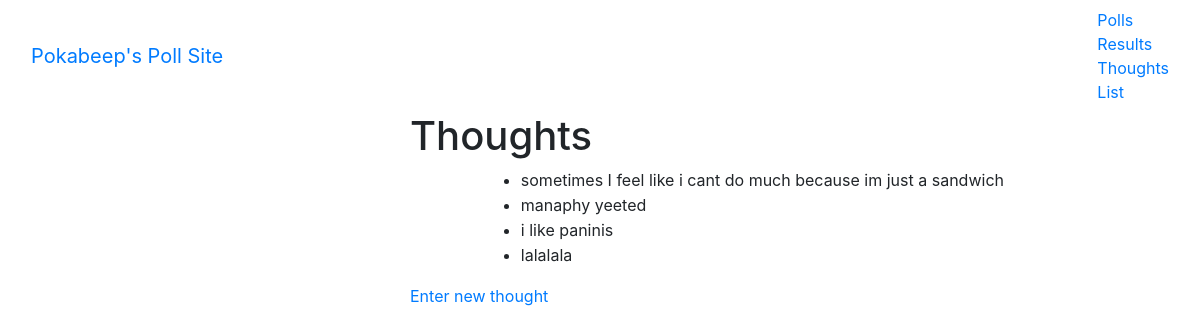
Screenshot of /polls/thoughts/list/ with the database file from the repository.
### polls/models.py (models this page shows, shortened)
class Thought(models.Model):
    thoughts_text = models.CharField(max_length=400)
    pub_date = models.DateTimeField('date published')

### polls/views.py (the view)
# urls.py: path('thoughts/list/', views.AllThoughtsView.as_view(), name='allthoughts'),
class AllThoughtsView(generic.ListView):
    template_name = 'polls/allthoughts.html'
    context_object_name = 'latest_thought_list'
    def get_queryset(self):
        return Thought.objects.filter(
            pub_date__lte=timezone.now()
        ).order_by('-pub_date')

### polls/templates/polls/allthoughts.html (shortened to what this page needs)
<link rel="stylesheet" href="https://stackpath.bootstrapcdn.com/bootstrap/4.1.3/css/bootstrap.min.css">
<nav class="navbar navbar-inverse">
  <div class="container-fluid">
    <div class="navbar-header">
      <a class="navbar-brand" href="#">Pokabeep's Poll Site</a>
    </div>
    <ul class="nav navbar-nav">
      <li class="active"><a href="#">Polls</a></li>
      <li><a href="#">Results</a></li>
      <li><a href="#">Thoughts</a></li>
      <li><a href="#">List</a></li>
    </ul>
  </div>
</nav>
    <div class="row">
    <div class="col-sm-4"></div>
    <div class="col-sm-8"><h1>Thoughts</h1></div>
</div>
{% if latest_thought_list %}
    <ul>
    {% for thought in latest_thought_list %}
    <div class="row">
    <div class="col-sm-5"></div><li><a>{{ thought.thoughts_text }}</a></li>
    <div class="col-sm-7"></div>
</div>
    {% endfor %}
    </ul>
{% else %}
    <p>No thoughts are available.</p>
{% endif %}
    <div class="row">
    <div class="col-sm-4"></div>
    <div class="col-sm-6"><a href="{% url 'polls:thoughts' %}"> Enter new thought</a></div>
</div>

### rows the page displays
Thought: thoughts_text "sometimes I feel like i cant do much because im just a sandwich"
Thought: thoughts_text "manaphy yeeted"
Thought: thoughts_text "i like paninis"
Thought: thoughts_text "lalalala"
